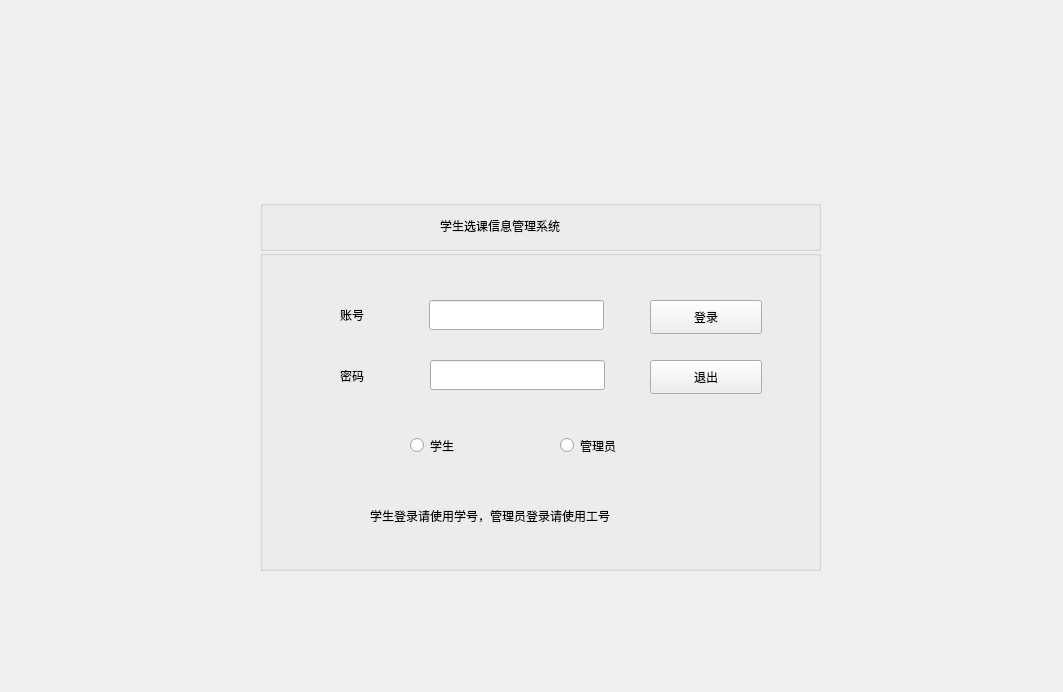
<?xml version="1.0" encoding="UTF-8"?>
<ui version="4.0">
 <class>LoginDialog</class>
 <widget class="QWidget" name="LoginDialog">
  <property name="geometry">
   <rect>
    <x>0</x>
    <y>0</y>
    <width>1063</width>
    <height>692</height>
   </rect>
  </property>
  <property name="sizePolicy">
   <sizepolicy hsizetype="Expanding" vsizetype="Expanding">
    <horstretch>0</horstretch>
    <verstretch>0</verstretch>
   </sizepolicy>
  </property>
  <property name="minimumSize">
   <size>
    <width>1062</width>
    <height>690</height>
   </size>
  </property>
  <property name="maximumSize">
   <size>
    <width>1063</width>
    <height>692</height>
   </size>
  </property>
  <property name="acceptDrops">
   <bool>false</bool>
  </property>
  <property name="windowTitle">
   <string>学生选课信息管理系统</string>
  </property>
  <widget class="QGroupBox" name="groupBox">
   <property name="enabled">
    <bool>true</bool>
   </property>
   <property name="geometry">
    <rect>
     <x>260</x>
     <y>250</y>
     <width>561</width>
     <height>321</height>
    </rect>
   </property>
   <property name="title">
    <string/>
   </property>
   <widget class="QPushButton" name="btnLogin">
    <property name="geometry">
     <rect>
      <x>390</x>
      <y>50</y>
      <width>112</width>
      <height>34</height>
     </rect>
    </property>
    <property name="text">
     <string>登录</string>
    </property>
   </widget>
   <widget class="QPushButton" name="btnCancel">
    <property name="geometry">
     <rect>
      <x>390</x>
      <y>110</y>
      <width>112</width>
      <height>34</height>
     </rect>
    </property>
    <property name="text">
     <string>退出</string>
    </property>
   </widget>
   <widget class="QRadioButton" name="rbtnTeacher">
    <property name="geometry">
     <rect>
      <x>300</x>
      <y>180</y>
      <width>111</width>
      <height>31</height>
     </rect>
    </property>
    <property name="text">
     <string>管理员</string>
    </property>
   </widget>
   <widget class="QRadioButton" name="rbtnStudent">
    <property name="geometry">
     <rect>
      <x>150</x>
      <y>180</y>
      <width>101</width>
      <height>31</height>
     </rect>
    </property>
    <property name="text">
     <string>学生</string>
    </property>
   </widget>
   <widget class="QLabel" name="labAccount">
    <property name="geometry">
     <rect>
      <x>80</x>
      <y>50</y>
      <width>41</width>
      <height>30</height>
     </rect>
    </property>
    <property name="text">
     <string>账号</string>
    </property>
   </widget>
   <widget class="QLabel" name="labPwd">
    <property name="enabled">
     <bool>true</bool>
    </property>
    <property name="geometry">
     <rect>
      <x>80</x>
      <y>110</y>
      <width>41</width>
      <height>31</height>
     </rect>
    </property>
    <property name="text">
     <string>密码</string>
    </property>
   </widget>
   <widget class="QLabel" name="labTip">
    <property name="geometry">
     <rect>
      <x>110</x>
      <y>240</y>
      <width>371</width>
      <height>51</height>
     </rect>
    </property>
    <property name="text">
     <string>学生登录请使用学号，管理员登录请使用工号</string>
    </property>
   </widget>
   <widget class="QLineEdit" name="UerId">
    <property name="enabled">
     <bool>true</bool>
    </property>
    <property name="geometry">
     <rect>
      <x>169</x>
      <y>50</y>
      <width>175</width>
      <height>30</height>
     </rect>
    </property>
    <property name="text">
     <string/>
    </property>
   </widget>
   <widget class="QLineEdit" name="UerPwd">
    <property name="geometry">
     <rect>
      <x>170</x>
      <y>110</y>
      <width>175</width>
      <height>30</height>
     </rect>
    </property>
    <property name="font">
     <font>
      <family>楷体</family>
     </font>
    </property>
    <property name="mouseTracking">
     <bool>true</bool>
    </property>
    <property name="toolTip">
     <string>请输入密码</string>
    </property>
    <property name="autoFillBackground">
     <bool>false</bool>
    </property>
    <property name="text">
     <string/>
    </property>
   </widget>
  </widget>
  <widget class="QGroupBox" name="groupBox_2">
   <property name="geometry">
    <rect>
     <x>260</x>
     <y>200</y>
     <width>561</width>
     <height>51</height>
    </rect>
   </property>
   <property name="title">
    <string/>
   </property>
   <widget class="QLabel" name="labSystemName">
    <property name="enabled">
     <bool>true</bool>
    </property>
    <property name="geometry">
     <rect>
      <x>180</x>
      <y>0</y>
      <width>181</width>
      <height>51</height>
     </rect>
    </property>
    <property name="sizePolicy">
     <sizepolicy hsizetype="Preferred" vsizetype="Expanding">
      <horstretch>0</horstretch>
      <verstretch>0</verstretch>
     </sizepolicy>
    </property>
    <property name="text">
     <string>学生选课信息管理系统</string>
    </property>
   </widget>
  </widget>
  <widget class="QLabel" name="label_5">
   <property name="geometry">
    <rect>
     <x>0</x>
     <y>0</y>
     <width>1121</width>
     <height>841</height>
    </rect>
   </property>
   <property name="styleSheet">
    <string notr="true"/>
   </property>
   <property name="text">
    <string>&lt;html&gt;&lt;head/&gt;&lt;body&gt;&lt;p&gt;&lt;img src=&quot;:/image/R-C.jpg&quot;/&gt;&lt;/p&gt;&lt;/body&gt;&lt;/html&gt;</string>
   </property>
  </widget>
  <zorder>label_5</zorder>
  <zorder>groupBox</zorder>
  <zorder>groupBox_2</zorder>
 </widget>
 <resources/>
 <connections/>
</ui>
